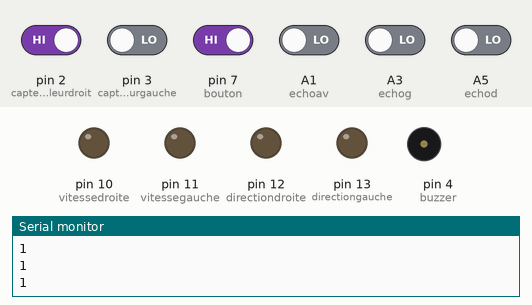
Simulated run of this sketch. Board: Arduino Uno, built with avr-gcc and run on an emulated ATmega328P. On the bench: output pins drawn as LEDs (lit = HIGH), buzzer (waves = sounding, pin HIGH), the last lines printed to the serial monitor. Dashed ring = blinking. Inputs (shaded band) come from the test bench; at power-on: pin 2 (capteurcouleurdroit), pin 7 (bouton) HIGH, A1 (echoav), A3 (echog), A5 (echod), pin 3 (capteurcouleurgauche) LOW. Pins used as bus, display or sensor lines are not drawn.

Above: at 1.2 s.
1.3 s: pin 7 (bouton) driven LOW
2.8 s: pin 3 (capteurcouleurgauche) driven HIGH
At 3.7 s:
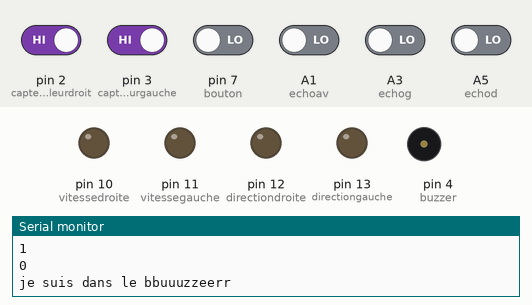
5.8 s: pin 2 (capteurcouleurdroit) driven LOW and pin 3 (capteurcouleurgauche) driven LOW
8.8 s: pin 2 (capteurcouleurdroit) driven HIGH and pin 3 (capteurcouleurgauche) driven HIGH and pin 7 (bouton) driven HIGH and A1 (echoav) driven HIGH and A3 (echog) driven HIGH
At 9.3 s:
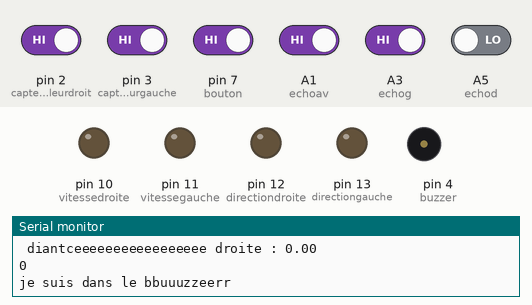
11.8 s: pin 2 (capteurcouleurdroit) driven LOW
At 14.6 s:
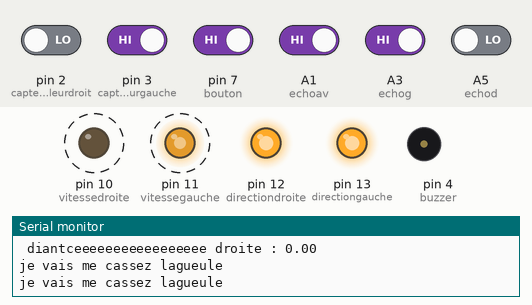
14.8 s: pin 2 (capteurcouleurdroit) driven HIGH
At 15.5 s:
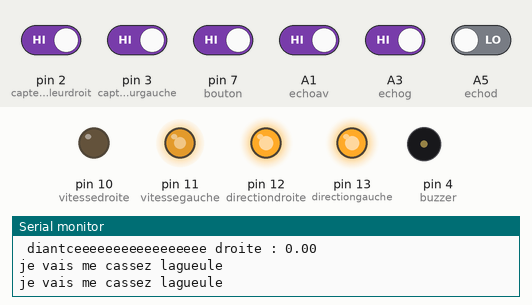
Timing chart, 0 to 17.3 s (numbered marks = the images above; inputs shaded):
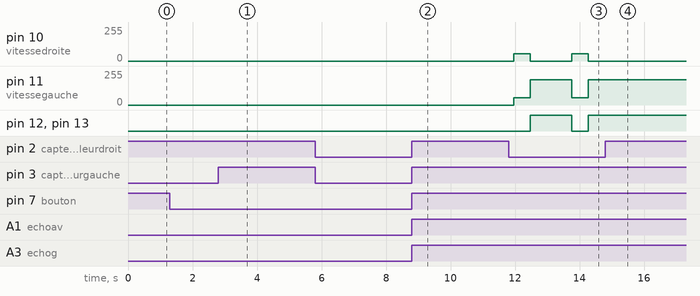

The sketch:

sumo.ino
```cpp
const byte trigav = A0;
const byte echoav = A1;
const byte trigg = A2;
const byte echog = A3;
const byte trigd = A4;
const byte echod = A5;
const int vitessedroite = 10;
const int vitessegauche = 11;
const int directiongauche = 13;
const int directiondroite = 12;
const int capteurcouleurdroit = 2;
const int capteurcouleurgauche = 3;
const int bouton = 7;
const int buzzer = 4;

const unsigned long ref = 25000UL;
const float son = 340.0 / 1000;
int varbut = 0;
int vitessecombat = 0;
int vitessecroisiere = 45;
int distancecombatlat = 50;
int distancecombatcharge = 50;

void setup () {
  pinMode(trigav, OUTPUT);
  digitalWrite(trigav, LOW);
  pinMode(echoav, INPUT);
  pinMode(trigg, OUTPUT);
  digitalWrite(trigg, LOW);
  pinMode(echog, INPUT);
  pinMode(trigd, OUTPUT);
  digitalWrite(trigd, LOW);
  pinMode(echod, INPUT);
  pinMode(vitessedroite, OUTPUT);
  pinMode(directiondroite, OUTPUT);
  pinMode(vitessegauche, OUTPUT);
  pinMode(directiongauche, OUTPUT);
  pinMode(capteurcouleurdroit, INPUT);
  pinMode(capteurcouleurgauche, INPUT);
  pinMode(bouton, INPUT);
  pinMode(buzzer, OUTPUT);
  Serial.begin(9600);
}

void loop () {
  delay(15);
  Serial.println(digitalRead(bouton));

  if (digitalRead(bouton) == LOW){
      Serial.println("je suis dans le bbuuuzzeerr");
      //tone(buzzer, 1740, 300);
      delay(1100);
      //tone(buzzer, 1740, 300);
      delay(1000);
      //tone(buzzer, 1740, 300);
      delay(1000);
      //tone(buzzer, 1770, 1000);
      varbut=0;

    while (varbut == 0){

      delay(1000);
      if (digitalRead(capteurcouleurdroit)==0 || digitalRead(capteurcouleurgauche)==0){
        Serial.println("je vais me cassez lagueule");
         digitalWrite(directiongauche, LOW);
         digitalWrite(directiondroite, LOW);
         analogWrite(vitessedroite, 55);
         analogWrite(vitessegauche, 55);
         delay(500);
         digitalWrite(directiongauche, HIGH);
         digitalWrite(directiondroite, HIGH);
         analogWrite(vitessedroite, 0);
         analogWrite(vitessegauche, 191);;
         delay(300);

      }
     if (digitalRead(capteurcouleurdroit)==1 && digitalRead(capteurcouleurgauche)==1){
      Serial.println("attend je mesure");
      digitalWrite(trigav, HIGH);
      delay(10);
      digitalWrite(trigav, LOW);
      long mesureav = pulseIn(echoav, HIGH, ref);
      digitalWrite(trigg, HIGH);
      delay(10);
      digitalWrite(trigg, LOW);
      long mesureg = pulseIn(echog, HIGH, ref);
      digitalWrite(trigd, HIGH);
      delay(10);
      digitalWrite(trigd, LOW);
      long mesured = pulseIn(echod, HIGH, ref);
      float distmmav = mesureav / 2.0*son;
      float distmmg = mesureg / 2.0*son;
      float distmmd = mesured / 2.0*son;
      Serial.print(" diantce avant : ");
      Serial.println(distmmav);
      Serial.print(" diantceeeeeeeeeee gauche : ");
      Serial.println(distmmg);
      Serial.print(" diantceeeeeeeeeeeeeeeee droite : ");
      Serial.println(distmmd);
      if ( distmmd < distancecombatlat && 2 < distmmd){
        Serial.println("y'a people a droite");
        digitalWrite(directiongauche, HIGH);
        digitalWrite(directiondroite, HIGH);
        analogWrite(vitessedroite, 0);
        analogWrite(vitessegauche, 191);
        delay(150);
        digitalWrite(directiongauche, HIGH);
        digitalWrite(directiondroite, HIGH);
        analogWrite(vitessedroite, vitessecombat);
        analogWrite(vitessegauche, vitessecombat);
      }
      if (distmmg < distancecombatlat && 2 < distmmg){
        Serial.println("je vais me bagarre a gauche");
        digitalWrite(directiongauche, HIGH);
        digitalWrite(directiondroite, HIGH);
        analogWrite(vitessedroite, 191);
        analogWrite(vitessegauche, 0);
        delay(150);
        digitalWrite(directiongauche, HIGH);
        digitalWrite(directiondroite, HIGH);
        analogWrite(vitessedroite, vitessecombat);
        analogWrite(vitessegauche, vitessecombat);
      }
      if (distmmav < distancecombatcharge && 2 < distmmav){
        Serial.println("chargéééééééééééééééééééééééééééééééééééééé");
        digitalWrite(directiongauche, HIGH);
        digitalWrite(directiondroite, HIGH);
        analogWrite(vitessedroite, vitessecombat);
        analogWrite(vitessegauche, vitessecombat);
      }
      if(distmmav >= distancecombatcharge && distmmg >= distancecombatlat && distmmd >= distancecombatlat){
        Serial.println("on se fait chier non ?");
        digitalWrite(directiongauche, HIGH);
        digitalWrite(directiondroite, HIGH);
        analogWrite(vitessedroite, vitessecroisiere);
        analogWrite(vitessegauche, vitessecroisiere);
      }
      if (digitalRead(bouton) == LOW){
        varbut=1;
      }
     }
    }
   }
  }
```

Measured:
- after the input at 2.8 s, pin 10 (vitessedroite), pin 11 (vitessegauche): stays 0/255 (without the input it goes to 55/255 after 2.6 s)
- after the input at 5.8 s, every drawn part: stays the same
- after the input at 8.8 s, pin 10 (vitessedroite), pin 11 (vitessegauche): stays 0/255 (without the input it goes to 55/255 after 0.89 s); pin 12 (directiondroite), pin 13 (directiongauche): stays LOW (without the input it goes to HIGH after 1.4 s)
- after the input at 11.8 s, pin 10 (vitessedroite): alternates 55/255 for 0.50 s and 0/255 for 1.3 s, starting after 0.16 s; pin 11 (vitessegauche): alternates 191/255 for 1.3 s and 55/255 for 0.50 s, starting after 0.16 s; pin 12 (directiondroite), pin 13 (directiongauche): LOW → HIGH after 0.66 s, → LOW 1.3 s later, → HIGH 0.50 s later
- after the input at 14.8 s, pin 10 (vitessedroite): stays 0/255 (without the input it goes to 55/255 after 0.76 s); pin 11 (vitessegauche): stays 191/255 (without the input it goes to 55/255 after 0.76 s); pin 12 (directiondroite), pin 13 (directiongauche): stays HIGH (without the input it goes to LOW after 0.76 s)
